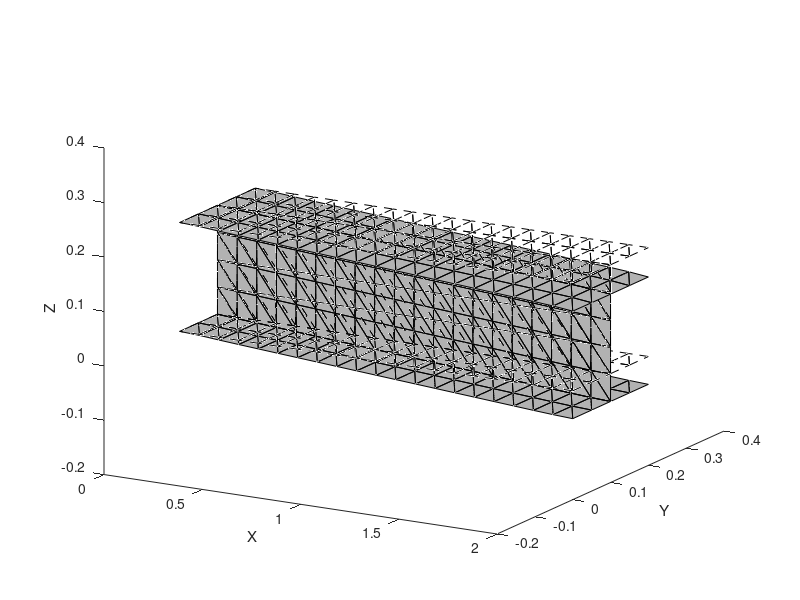

Here is the MATLAB script that generated this plot:
clear all;
nx=20; ny=4; nz=4;  % input parameters

% next block: initialization
dx=2/nx;
dy=0.2/ny;
dz=0.2/nz;
nid=ones(ny+1,nz+1,nx+1)*-1;
nodes=zeros((2*(ny+1)+nz-1)*(nx+1),4);
elements=zeros((2*ny+nz)*nx*2,4);

% for-loop: create nodes for the top and bottom plates
p=1;
for i=1:nx+1
  for j=1:ny+1
    for k=1:nz+1
       if k==1 || k==nz+1 
          nid(i,j,k)=p;
          nodes(p,1:4)=[p 2-(i-1)*dx (j-1)*dy (k-1)*dz];
          p=p+1;
       end
     end
   end
 end
% for-loop: create nodes for the vertical plate
for i=1:nx+1
    for k=2:nz
        nid(i,ny/2+1,k)=p;
        nodes(p,1:4)=[p 2-(i-1)*dx (ny/2)*dy (k-1)*dz];
        p=p+1;
     end
end

% for-loop: create elements for the top and bottom plates
p=1;
for i=1:nx
  for j=1:ny
    elements(p,1:4)=[p nid(i,j,1) nid(i,j+1,1) nid(i+1,j+1,1)];
    p=p+1;
    elements(p,1:4)=[p nid(i,j,1) nid(i+1,j+1,1) nid(i+1,j,1)];
    p=p+1;
    elements(p,1:4)=[p nid(i,j,nz+1) nid(i,j+1,nz+1) nid(i+1,j+1,nz+1)];
    p=p+1;
    elements(p,1:4)=[p nid(i,j,nz+1) nid(i+1,j+1,nz+1) nid(i+1,j,nz+1)];
    p=p+1;
  end
end
% for-loop: create elements for the vertical plate
for i=1:nx
  for k=1:nz
    elements(p,1:4)=[p nid(i,ny/2+1,k) nid(i+1,ny/2+1,k+1) nid(i,ny/2+1,k+1) ];
    p=p+1;
    elements(p,1:4)=[p nid(i,ny/2+1,k) nid(i+1,ny/2+1,k) nid(i+1,ny/2+1,k+1) ];
    p=p+1;
  end
end
    
nNodes=size(nodes,1);
nElements=size(elements,1);
hNodes=2*(ny+1)*(nx+1);       % number of nodes on the top and bottom plates
vNodes=nNodes-hNodes;         % number of nodes on the vertical plate
hElements=4*ny*nx;            % number of elements on the top and bottom plates
vElements=nElements-hElements;% number of elements on the vertical plate

% next block: set up force and displacement boundary conditions
forces(1,1:4)=[ny+2 100 0 0];
k=1;
for i=1:nNodes
  x=nodes(i,2);
  if x==0 && i<=hNodes
    bcsdisp(k:k+2,1:3)=[i 1 0; i 2 0; i 3 0];
    k=k+3;
  elseif x==0
    bcsdisp(k,1:3)=[i 1 0];
    k=k+1;
  end
end

% next block: material properties and initializations
E=200e9;
nu=0.3;
thk=0.005;
K=zeros(3*hNodes+vNodes,3*hNodes+vNodes);
F=zeros(3*hNodes+vNodes,1);
r=zeros(9,9);
[r(1,1),r(2,2),r(3,3),r(4,1),r(5,2),r(6,3)]=deal(1);
[r(7,1),r(8,2),r(9,3)]=deal(1);
Lambda=zeros(9,9);

% for-loop: compute the (partial) global stiffness matrix for 
% the top and bottom plates
for e=1:hElements
  elnodes=elements(e,2:4);
  X=nodes(elnodes,2);  Y=nodes(elnodes,3);  Z=nodes(elnodes,4);
  v12=[X(2)-X(1) Y(2)-Y(1) Z(2)-Z(1)]';
  length_12=norm(v12);
  oy=v12/length_12;
  v13=[X(3)-X(1) Y(3)-Y(1) Z(3)-Z(1)]';
  proj_13=v13'*oy;
  ox=v13-proj_13*oy;
  length_ox=norm(ox);
  ox=ox/length_ox;
  OX=[1 0 0]'; OY=[0 1 0]';
  lox=ox'*OX; mox=ox'*OY;
  loy=oy'*OX; moy=oy'*OY;
  x=[0 0 length_ox]';
  y=[0 length_12 proj_13]';
  % Z matrix 
  r(4,3)=y(2); r(4,6)=y(2)^2; r(4,9)=y(2)^3; 
  r(5,5)=y(2); r(5,8)=y(2)^2;
  r(6,6)=2*y(2); r(6,9)=3*y(2)^2;
  r(7,2)=x(3); r(7,3)=y(3); r(7,4)=x(3)^2;
  r(7,5)=x(3)*y(3); r(7,6)=y(3)^2; r(7,7)=x(3)^3;
  r(7,8)=x(3)^2*y(3)+ x(3)*y(3)^2; r(7,9)=y(3)^3;
  r(8,4)=2*x(3); r(8,5)=y(3); 
  r(8,7)=3*x(3)^2; r(8,8)=y(3)^2 + 2*x(3)*y(3);
  r(9,5)=x(3); r(9,6)=2*y(3); 
  r(9,8)=2*x(3)*y(3) + x(3)^2; r(9,9)=3*y(3)^2;
  % integrals
  I=1/2*x(3)*y(2);
  Ix=1/6*x(3)^2*y(2);
  Iy=1/6*x(3)*y(2)*(y(2)+y(3));
  Ix2=1/12*x(3)^3*y(2);
  Ixy=1/24*x(3)^2*y(2)*(y(2)+2*y(3));
  Iy2=1/12*x(3)*y(2)*(y(2)^2+y(2)*y(3)+y(3)^2);
  % set up element k matrix
  k=zeros(9,9);
  k(4,4)=4*I; k(5,5)=2*(1-nu)*I; k(6,4)=4*nu*I;
  k(6,6)=4*I; k(7,4)=12*Ix; k(7,6)=12*nu*Ix;
  k(7,7)=36*Ix2; k(8,4)=4*(nu*Ix + Iy);
  k(8,5)=4*(1-nu)*(Ix + Iy); k(8,6)=4*(Ix+nu*Iy);
  k(8,7)=12*nu*Ix2 + 12*Ixy; 
  k(8,8)=(12-8*nu)*(Ix2 + 2*Ixy + Iy2) - 8*(1-nu)*Ixy;
  k(9,4)=12*nu*Iy; k(9,6)=12*Iy; k(9,7)=36*nu*Ixy;
  k(9,8)=12*Ixy+ 12*nu*Iy2; k(9,9)=36*Iy2;
  k=k+k'-eye(9).*diag(k);
  k=k*(E*thk^3/(12*(1-nu^2)));
  % set up coordinate transformation matrix
  lambda=[-1 0 0; 0 lox mox;  0 loy moy];
  Lambda(1:3,1:3)=lambda;
  Lambda(4:6,4:6)=lambda;
  Lambda(7:9,7:9)=lambda; 
  ir=inv(r);
  k=Lambda'*(ir'*k*ir)*Lambda;
  % assemble global K matrix
  for i=1:3
    ni=elnodes(i);
    for j=1:3
      nj=elnodes(j);
      K(3*ni-2:3*ni, 3*nj-2:3*nj)=K(3*ni-2:3*ni, 3*nj-2:3*nj)... 
                                  +k(i*3-2:i*3, j*3-2:j*3);
    end
  end
end

% for-loop: compute the (partial) global stiffness matrix 
% for the vertical plate
for e=hElements+1:hElements+vElements
  elnodes=elements(e,2:4);
  X=nodes(elnodes,2);  Y=nodes(elnodes,3);  Z=nodes(elnodes,4);
  v12=[X(2)-X(1) Y(2)-Y(1) Z(2)-Z(1)]';
  length_12=norm(v12);
  oy=v12/length_12;
  v13=[X(3)-X(1) Y(3)-Y(1) Z(3)-Z(1)]';
  proj_13=v13'*oy;
  ox=v13-proj_13*oy;
  length_ox=norm(ox);
  ox=ox/length_ox;
  OX=[1 0 0]'; OY=[0 1 0]'; OZ=[0 0 1]';
  lox=ox'*OX; mox=ox'*OY; nox=ox'*OZ; 
  loy=oy'*OX; moy=oy'*OY; noy=oy'*OZ;
  x=[0 0 length_ox]';
  y=[0 length_12 proj_13]';

  % set up element k matrix
  x21=x(2)-x(1); x31=x(3)-x(1); x32=x(3)-x(2);
  y21=y(2)-y(1); y31=y(3)-y(1); y32=y(3)-y(2);
  Area=det([1 x(1) y(1); 1 x(2) y(2); 1 x(3) y(3)])/2; 

  k1=[y32^2   0 0 0 0 0
     -nu*y32*x32   x32^2 0 0 0 0
      -y32*y31    nu*x32*y31   y31^2 0 0 0
      nu*y32*x31   -x32*x31   -nu*y31*x31  x31^2 0 0
      y32*y21     -nu*x32*y21  -y31*y21   nu*x31*y21  y21^2 0
      -nu*y32*x21   x32*x21    nu*y31*x21  -x31*x21 -nu*y21*x21 x21^2];
  k1=k1+k1'- eye(size(k1,1)).*diag(k1);
  k1=k1*(E*thk/4/Area/(1-nu^2));

  k2=[x32^2   0 0 0 0 0
     -x32*y32     y32^2 0 0 0 0
      -x32*x31    y32*x31      x31^2 0 0 0
      x32*y31    -y32*y31     -x31*y31    y31^2 0 0
      x32*x21     -y32*x21     -x31*x21   y31*x21    x21^2 0
      -x32*y21   y32*y21      x31*y21    -y31*y21  -x21*y21  y21^2];  
  k2=k2+k2'- eye(size(k2,1)).*diag(k2);
  k2=k2*(E*thk/8/Area/(1+nu));
  
  k=k1+k2;  
  % set up coordinate transformation matrix
  lambda=[lox mox nox; loy moy noy];
  Lambda=zeros(6,9);
  Lambda(1:2,1:3)=lambda;
  Lambda(3:4,4:6)=lambda;
  Lambda(5:6,7:9)=lambda; 
  k=Lambda'*k*Lambda;
  k([1 2 4 5 7 8],:)=[];
  k(:,[1 2 4 5 7 8])=[];
  % assemble global K matrix
  for i=1:3
    if elnodes(i) <= hNodes; ni=3*elnodes(i)-2;
    else ni=3*hNodes + elnodes(i)-hNodes;
    end
    for j=1:3
      if elnodes(j) <= hNodes; nj=3*elnodes(j)-2;
      else nj=3*hNodes + elnodes(j)-hNodes;
      end
      K(ni,nj)=K(ni,nj)+k(i,j);
    end
  end
end

% set up the global force vector
for i=1:size(forces,1)
  node = forces(i,1);
  F(3*node-2:3*node)= forces(i,2:4);
end

% apply the displacement boundary condition using the penalty method
penalty=abs(max(max(K)))*1e7;
for i=1:size(bcsdisp,1)
  node = bcsdisp(i,1);
  if node<= hNodes
    disp_type = bcsdisp(i,2);
    K(3*node + disp_type - 3, 3*node + disp_type - 3)= penalty;
    F(3*node + disp_type - 3)= penalty*bcsdisp(i,3);
  else
    K(2*hNodes + node, 2*hNodes + node)= penalty;
    F(2*hNodes,1)= penalty*bcsdisp(i,3);
  end
end

d=K\F; %solve
d=d*20000;   % scale the displacements for visualization

% next block: setup deformed nodes
dnodes=nodes;
for i=1:nNodes
  if i<= hNodes
    dnodes(i,4)=nodes(i,4)+ d(i*3-2);
  else
    dnodes(i,4)=nodes(i,4)+ d(2*hNodes + i);
  end
end

% for-loop: plot the undeformed plate
figure(1)
clf;
hold on
for e=1:nElements
  for j=2:3
    n1=nodes(elements(e,j),2:4);
    n2=nodes(elements(e,j+1),2:4);
    plot3([n1(1) n2(1)],[n1(2) n2(2)],[n1(3) n2(3)],'k--');
  end 
  n1=nodes(elements(e,2),2:4);
  plot3([n1(1) n2(1)],[n1(2) n2(2)],[n1(3) n2(3)],'k--');
end
% next block: plot the deformed plate
p=patch('Vertices',dnodes(:,2:4),'Faces',elements(:,2:4));
set(p,'facecolor',[0.7 0.7 0.7],'edgecolor','black');
axis([0 2 -0.2 .4 -0.2 .4]);
xlabel('X'); ylabel('Y'); zlabel('Z');
view(30,20);
